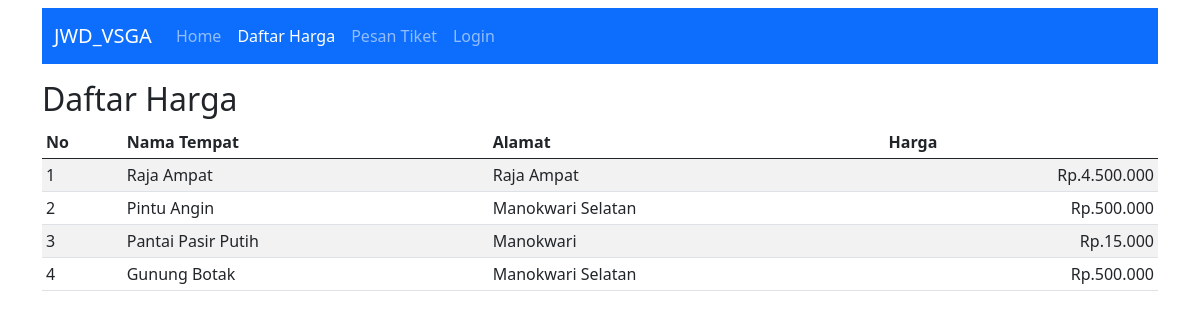
The app's page /?daftar-harga with its own data.
### tables this page shows
CREATE TABLE `wisata` (
  `idwisata` int(11) NOT NULL,
  `nama` varchar(128) DEFAULT NULL,
  `alamat` varchar(128) DEFAULT NULL,
  `harga` int(11) DEFAULT NULL
);

### config/function.php (called while the page is built, shortened)
<?php
function money($str)
{
    return 'Rp.' . number_format($str, 0, ',', '.');
}

### views/daftar_harga.php (the view)
<h2 class="mt-3">Daftar Harga</h2>
<div class="table-responsive">
    <table class="table table-striped table-sm">
        <thead>
            <tr>
                <th scope="col">No</th>
                <th scope="col">Nama Tempat</th>
                <th scope="col">Alamat</th>
                <th scope="col">Harga</th>
            </tr>
        </thead>
        <tbody>
            <?php
            $n=1;
            $query = mysqli_query($con,"SELECT * FROM wisata ORDER BY idwisata DESC")or die(mysqli_error($con));
            while($row = mysqli_fetch_array($query)):
            ?>
            <tr>
                <td><?= $n++; ?></td>
                <td><?= $row['nama']; ?></td>
                <td><?= $row['alamat']; ?></td>
                <td align="right"><?= money($row['harga']); ?></td>
            </tr>
            <?php
            endwhile;
            ?>
        </tbody>
    </table>
</div>

### index.php (shortened to what this page needs)
<?php
require "config/function.php";
?>
<!doctype html>
<html lang="en">
<head>
    <link href="assets/css/bootstrap.min.css" rel="stylesheet">
</head>
<body>
    <div class="container">
        <?php
        if (isset($_GET['daftar-harga'])) {
            $daftar_harga = true;
            $view = 'views/daftar_harga.php';
        } elseif (isset($_GET['pesan-tiket'])) {
            $pesan_tiket = true;
            $view = 'views/pesan_tiket.php';
        } else {
            $home = true;
            $view = 'views/home.php';
        } ?>
        <nav class="navbar navbar-expand-lg navbar-dark bg-primary mt-2">
            <div class="container-fluid">
                <a class="navbar-brand" href="#">JWD_VSGA</a>
                <div class="collapse navbar-collapse" id="navbarSupportedContent">
                    <ul class="navbar-nav me-auto mb-2 mb-lg-0">
                        <li class="nav-item">
                            <a class="nav-link <?=isset($home)?'active':'';?>" href="?home">Home</a>
                        </li>
                        <li class="nav-item">
                            <a class="nav-link <?=isset($daftar_harga)?'active':'';?>" href="?daftar-harga">Daftar
                                Harga</a>
                        </li>
                        <li class="nav-item">
                            <a class="nav-link <?=isset($pesan_tiket)?'active':'';?>" href="?pesan-tiket">Pesan
                                Tiket</a>
                        </li>
                        <li class="nav-item">
                            <a class="nav-link" href="login.php">Login</a>
                        </li>
                    </ul>
                </div>
            </div>
        </nav>
        <?php include($view) ?>
    </div>
</body>
</html>

### records on screen
wisata: nama "Raja Ampat", alamat "Raja Ampat", harga "Rp.4.500.000"
wisata: nama "Pintu Angin", alamat "Manokwari Selatan", harga "Rp.500.000"
wisata: nama "Pantai Pasir Putih", alamat "Manokwari", harga "Rp.15.000"
wisata: nama "Gunung Botak", alamat "Manokwari Selatan", harga "Rp.500.000"
